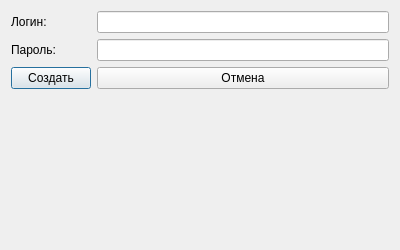
<?xml version="1.0" encoding="UTF-8"?>
<ui version="4.0">
 <class>RegisterDialog</class>
 <widget class="QDialog" name="RegisterDialog">
  <property name="geometry">
   <rect>
    <x>0</x>
    <y>0</y>
    <width>400</width>
    <height>250</height>
   </rect>
  </property>
  <property name="windowTitle">
   <string>Регистрация</string>
  </property>
  <layout class="QGridLayout" name="gridLayout">
   <item row="0" column="0">
    <widget class="QLabel" name="login_label">
     <property name="text">
      <string>Логин:</string>
     </property>
    </widget>
   </item>
   <item row="0" column="1">
    <widget class="QLineEdit" name="login_lineEdit"/>
   </item>
   <item row="1" column="0">
    <widget class="QLabel" name="password_label">
     <property name="text">
      <string>Пароль:</string>
     </property>
    </widget>
   </item>
   <item row="1" column="1">
    <widget class="QLineEdit" name="password_lineEdit"/>
   </item>
   <item row="2" column="0">
    <widget class="QPushButton" name="register_pushButton">
     <property name="text">
      <string>Создать</string>
     </property>
    </widget>
   </item>
   <item row="2" column="1">
    <widget class="QPushButton" name="cancel_pushButton">
     <property name="text">
      <string>Отмена</string>
     </property>
    </widget>
   </item>
   <item row="3" column="0" colspan="2">
    <widget class="QLabel" name="status_label">
     <property name="text">
      <string></string>
     </property>
     <property name="alignment">
      <set>Qt::AlignCenter</set>
     </property>
    </widget>
   </item>
  </layout>
 </widget>
 <resources/>
 <connections/>
</ui>
